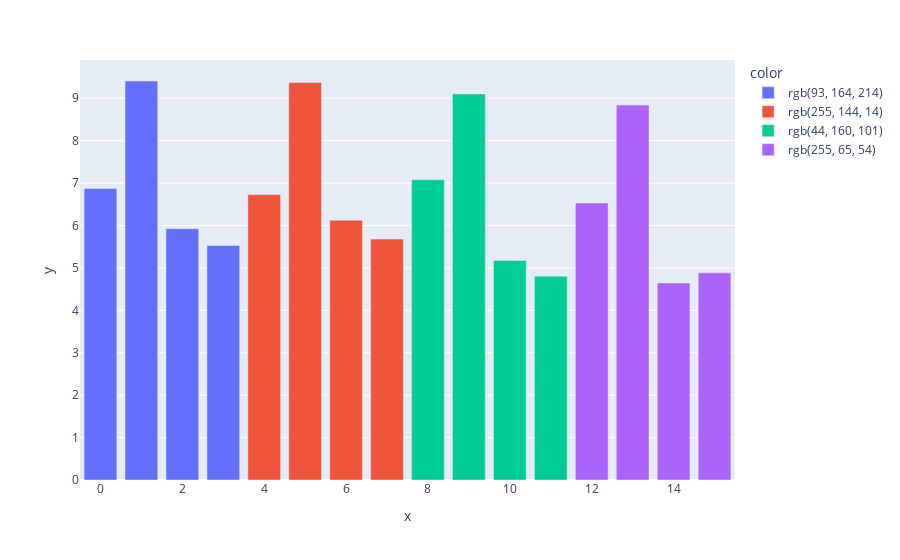

Source (notebook cell):
### Code cell
import numpy as np
import plotly.express as px
import plotly.graph_objects as go
from plotly.subplots import make_subplots

y = size2

color = ['rgb(93, 164, 214)', 'rgb(93, 164, 214)','rgb(93, 164, 214)','rgb(93, 164, 214)', 'rgb(255, 144, 14)','rgb(255, 144, 14)','rgb(255, 144, 14)','rgb(255, 144, 14)', 'rgb(44, 160, 101)','rgb(44, 160, 101)','rgb(44, 160, 101)','rgb(44, 160, 101)', 'rgb(255, 65, 54)','rgb(255, 65, 54)','rgb(255, 65, 54)','rgb(255, 65, 54)']

fig = px.bar(x=range(16), y=y, color=color)
fig.show()

### Figure 1 — Plotly figure (JSON) as saved in the notebook; plotly's stock layout.template omitted (floating-point values rounded to 4 significant figures)
{"data": [{"alignmentgroup": "True", "hovertemplate": "color=rgb(93, 164, 214)<br>x=%{x}<br>y=%{y}<extra></extra>", "legendgroup": "rgb(93, 164, 214)", "marker": {"color": "#636efa", "pattern": {"shape": ""}}, "name": "rgb(93, 164, 214)", "offsetgroup": "rgb(93, 164, 214)", "orientation": "v", "showlegend": true, "textposition": "auto", "type": "bar", "x": [0, 1, 2, 3], "xaxis": "x", "y": [6.873, 9.406, 5.924, 5.529], "yaxis": "y"}, {"alignmentgroup": "True", "hovertemplate": "color=rgb(255, 144, 14)<br>x=%{x}<br>y=%{y}<extra></extra>", "legendgroup": "rgb(255, 144, 14)", "marker": {"color": "#EF553B", "pattern": {"shape": ""}}, "name": "rgb(255, 144, 14)", "offsetgroup": "rgb(255, 144, 14)", "orientation": "v", "showlegend": true, "textposition": "auto", "type": "bar", "x": [4, 5, 6, 7], "xaxis": "x", "y": [6.73, 9.372, 6.125, 5.68], "yaxis": "y"}, {"alignmentgroup": "True", "hovertemplate": "color=rgb(44, 160, 101)<br>x=%{x}<br>y=%{y}<extra></extra>", "legendgroup": "rgb(44, 160, 101)", "marker": {"color": "#00cc96", "pattern": {"shape": ""}}, "name": "rgb(44, 160, 101)", "offsetgroup": "rgb(44, 160, 101)", "orientation": "v", "showlegend": true, "textposition": "auto", "type": "bar", "x": [8, 9, 10, 11], "xaxis": "x", "y": [7.077, 9.101, 5.176, 4.804], "yaxis": "y"}, {"alignmentgroup": "True", "hovertemplate": "color=rgb(255, 65, 54)<br>x=%{x}<br>y=%{y}<extra></extra>", "legendgroup": "rgb(255, 65, 54)", "marker": {"color": "#ab63fa", "pattern": {"shape": ""}}, "name": "rgb(255, 65, 54)", "offsetgroup": "rgb(255, 65, 54)", "orientation": "v", "showlegend": true, "textposition": "auto", "type": "bar", "x": [12, 13, 14, 15], "xaxis": "x", "y": [6.531, 8.84, 4.644, 4.883], "yaxis": "y"}], "layout": {"barmode": "relative", "legend": {"title": {"text": "color"}, "tracegroupgap": 0}, "margin": {"t": 60}, "xaxis": {"anchor": "y", "domain": [0, 1], "title": {"text": "x"}}, "yaxis": {"anchor": "x", "domain": [0, 1], "title": {"text": "y"}}}}
